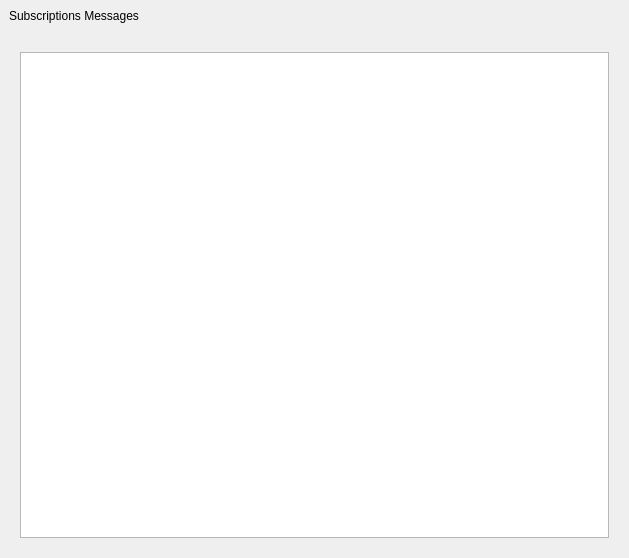
<?xml version="1.0" encoding="UTF-8"?>
<ui version="4.0">
 <class>GlobalNotificationLastMsgDialog</class>
 <widget class="QDialog" name="GlobalNotificationLastMsgDialog">
  <property name="geometry">
   <rect>
    <x>0</x>
    <y>0</y>
    <width>629</width>
    <height>558</height>
   </rect>
  </property>
  <property name="windowTitle">
   <string>GlobalNotificationLastMsgDialog</string>
  </property>
  <layout class="QVBoxLayout" name="verticalLayoutMain">
   <property name="spacing">
    <number>0</number>
   </property>
   <property name="leftMargin">
    <number>0</number>
   </property>
   <property name="topMargin">
    <number>0</number>
   </property>
   <property name="rightMargin">
    <number>0</number>
   </property>
   <property name="bottomMargin">
    <number>0</number>
   </property>
   <item>
    <widget class="QWidget" name="titlebar" native="true">
     <property name="sizePolicy">
      <sizepolicy hsizetype="Expanding" vsizetype="Expanding">
       <horstretch>0</horstretch>
       <verstretch>0</verstretch>
      </sizepolicy>
     </property>
     <property name="minimumSize">
      <size>
       <width>0</width>
       <height>32</height>
      </size>
     </property>
     <property name="maximumSize">
      <size>
       <width>16777215</width>
       <height>32</height>
      </size>
     </property>
     <layout class="QHBoxLayout" name="horizontalLayout_11" stretch="0,1,0">
      <property name="spacing">
       <number>0</number>
      </property>
      <property name="leftMargin">
       <number>9</number>
      </property>
      <property name="topMargin">
       <number>0</number>
      </property>
      <property name="rightMargin">
       <number>0</number>
      </property>
      <property name="bottomMargin">
       <number>0</number>
      </property>
      <item>
       <widget class="QLabel" name="title">
        <property name="sizePolicy">
         <sizepolicy hsizetype="Expanding" vsizetype="Expanding">
          <horstretch>0</horstretch>
          <verstretch>0</verstretch>
         </sizepolicy>
        </property>
        <property name="text">
         <string>Subscriptions Messages</string>
        </property>
        <property name="alignment">
         <set>Qt::AlignLeading|Qt::AlignLeft|Qt::AlignVCenter</set>
        </property>
       </widget>
      </item>
      <item>
       <spacer name="horizontalSpacer">
        <property name="orientation">
         <enum>Qt::Horizontal</enum>
        </property>
        <property name="sizeHint" stdset="0">
         <size>
          <width>233</width>
          <height>2</height>
         </size>
        </property>
       </spacer>
      </item>
      <item>
       <layout class="QVBoxLayout" name="verticalLayout_6">
        <property name="spacing">
         <number>0</number>
        </property>
        <property name="leftMargin">
         <number>0</number>
        </property>
        <property name="topMargin">
         <number>0</number>
        </property>
        <property name="rightMargin">
         <number>0</number>
        </property>
        <property name="bottomMargin">
         <number>0</number>
        </property>
        <item>
         <layout class="QHBoxLayout" name="horizontalLayout_6">
          <property name="spacing">
           <number>0</number>
          </property>
          <property name="leftMargin">
           <number>0</number>
          </property>
          <property name="topMargin">
           <number>0</number>
          </property>
          <property name="rightMargin">
           <number>0</number>
          </property>
          <property name="bottomMargin">
           <number>0</number>
          </property>
          <item>
           <widget class="QPushButton" name="btnMinimize">
            <property name="sizePolicy">
             <sizepolicy hsizetype="Expanding" vsizetype="Expanding">
              <horstretch>0</horstretch>
              <verstretch>0</verstretch>
             </sizepolicy>
            </property>
            <property name="focusPolicy">
             <enum>Qt::NoFocus</enum>
            </property>
            <property name="statusTip">
             <string/>
            </property>
            <property name="text">
             <string/>
            </property>
            <property name="flat">
             <bool>true</bool>
            </property>
           </widget>
          </item>
          <item>
           <widget class="QPushButton" name="btnClose">
            <property name="sizePolicy">
             <sizepolicy hsizetype="Expanding" vsizetype="Expanding">
              <horstretch>0</horstretch>
              <verstretch>0</verstretch>
             </sizepolicy>
            </property>
            <property name="focusPolicy">
             <enum>Qt::NoFocus</enum>
            </property>
            <property name="statusTip">
             <string/>
            </property>
            <property name="text">
             <string/>
            </property>
            <property name="flat">
             <bool>true</bool>
            </property>
           </widget>
          </item>
         </layout>
        </item>
        <item>
         <spacer name="verticalSpacer_4">
          <property name="orientation">
           <enum>Qt::Vertical</enum>
          </property>
          <property name="sizeType">
           <enum>QSizePolicy::Expanding</enum>
          </property>
          <property name="sizeHint" stdset="0">
           <size>
            <width>0</width>
            <height>1</height>
           </size>
          </property>
         </spacer>
        </item>
       </layout>
      </item>
     </layout>
    </widget>
   </item>
   <item>
    <widget class="QStackedWidget" name="stackedWidget">
     <property name="currentIndex">
      <number>0</number>
     </property>
     <widget class="QWidget" name="listPage">
      <layout class="QVBoxLayout" name="verticalLayout">
       <property name="spacing">
        <number>9</number>
       </property>
       <property name="leftMargin">
        <number>20</number>
       </property>
       <property name="topMargin">
        <number>20</number>
       </property>
       <property name="rightMargin">
        <number>20</number>
       </property>
       <property name="bottomMargin">
        <number>20</number>
       </property>
       <item>
        <widget class="QListView" name="listView"/>
       </item>
      </layout>
     </widget>
     <widget class="QWidget" name="emptyPage">
      <layout class="QVBoxLayout" name="verticalLayout_2" stretch="1,0,3">
       <item>
        <spacer name="verticalSpacer">
         <property name="orientation">
          <enum>Qt::Vertical</enum>
         </property>
         <property name="sizeHint" stdset="0">
          <size>
           <width>20</width>
           <height>116</height>
          </size>
         </property>
        </spacer>
       </item>
       <item>
        <layout class="QHBoxLayout" name="horizontalLayout">
         <item>
          <spacer name="horizontalSpacer_2">
           <property name="orientation">
            <enum>Qt::Horizontal</enum>
           </property>
           <property name="sizeHint" stdset="0">
            <size>
             <width>40</width>
             <height>20</height>
            </size>
           </property>
          </spacer>
         </item>
         <item>
          <widget class="QLabel" name="labelEmpty">
           <property name="text">
            <string>No messages yet!</string>
           </property>
          </widget>
         </item>
         <item>
          <spacer name="horizontalSpacer_3">
           <property name="orientation">
            <enum>Qt::Horizontal</enum>
           </property>
           <property name="sizeHint" stdset="0">
            <size>
             <width>40</width>
             <height>20</height>
            </size>
           </property>
          </spacer>
         </item>
        </layout>
       </item>
       <item>
        <spacer name="verticalSpacer_2">
         <property name="orientation">
          <enum>Qt::Vertical</enum>
         </property>
         <property name="sizeHint" stdset="0">
          <size>
           <width>20</width>
           <height>352</height>
          </size>
         </property>
        </spacer>
       </item>
      </layout>
     </widget>
    </widget>
   </item>
  </layout>
 </widget>
 <layoutdefault spacing="6" margin="11"/>
 <resources/>
 <connections/>
</ui>
